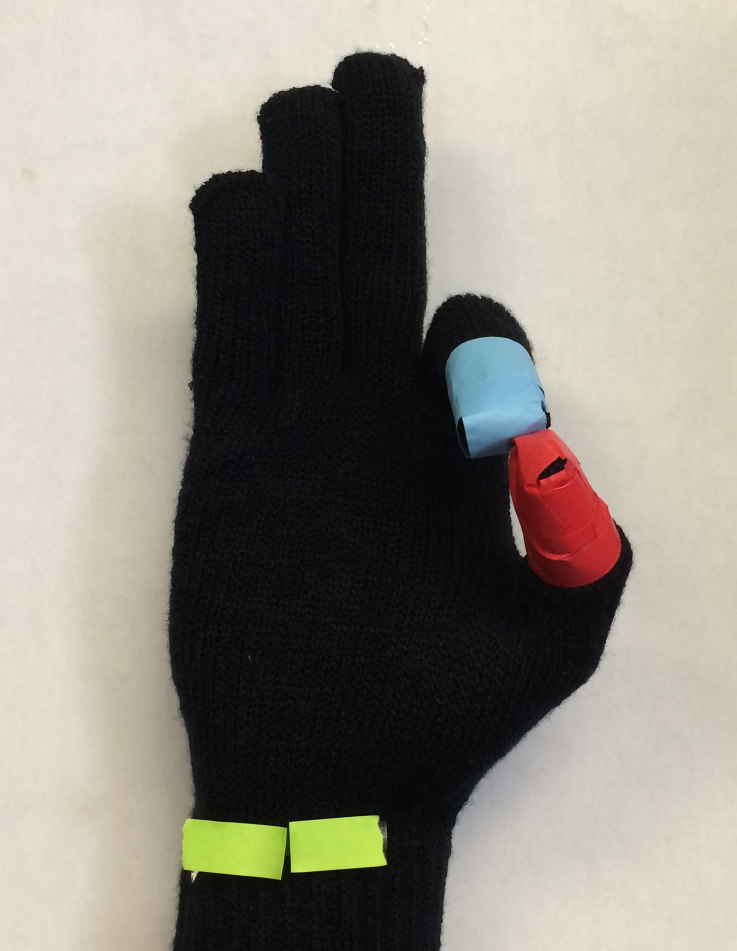
%> input picture F.JPG, 1473 x 1902 px (shown at 1/2 size)
$ octave w_fingertgther.m   (GNU Octave 9; MATLAB toolbox functions it lacks are replaced by stand-ins)
%> lines starting %> are read from the running program, lines starting %| are printed output that depends on the picture
ima = 'F.jpg';
background = 'back.jpg';
im = double(imread(ima));
% flip it up if the image is lying on the ground
im = im(:,:,3);
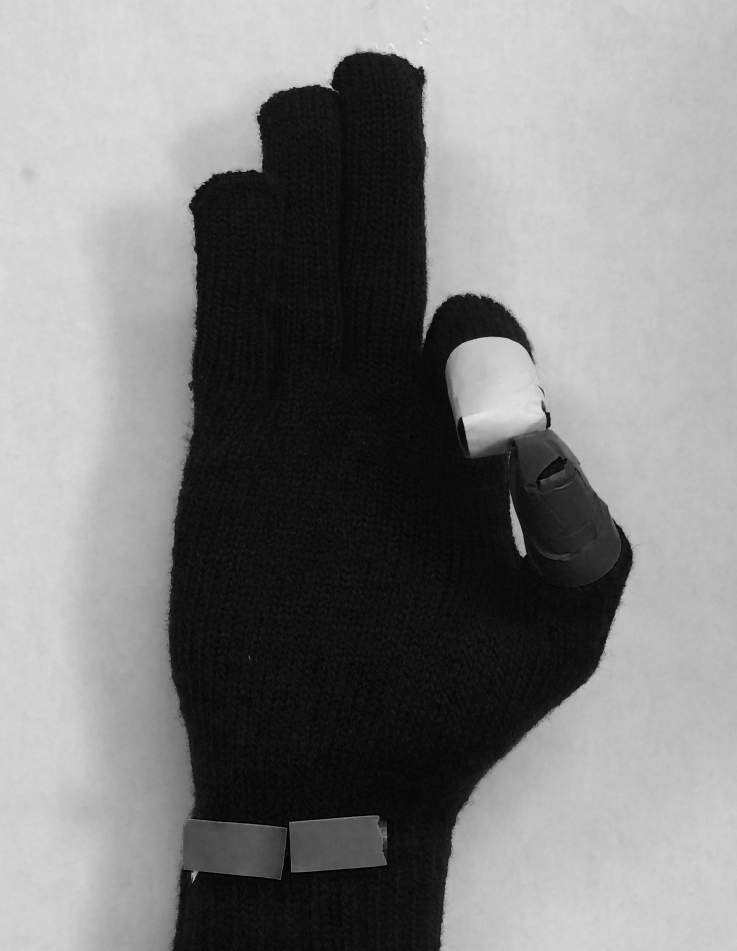
%> im: size 1902x1473 double (shown at 1/2 size); min 0, max 243, mean 127.2
ims = imresize(im,0.1);
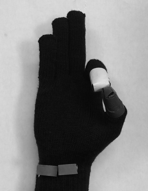
%> ims: size 191x148 double; min 5.03, max 223.6, mean 127.2
[row,col] = size(ims);
%> row = 191; col = 148
if (col>row)
    ims = ims';
    ims = fliplr(ims);
    [row,col] = size(ims);
end
%> (the run ends here)

$ run again, with D.JPG copied over F.JPG
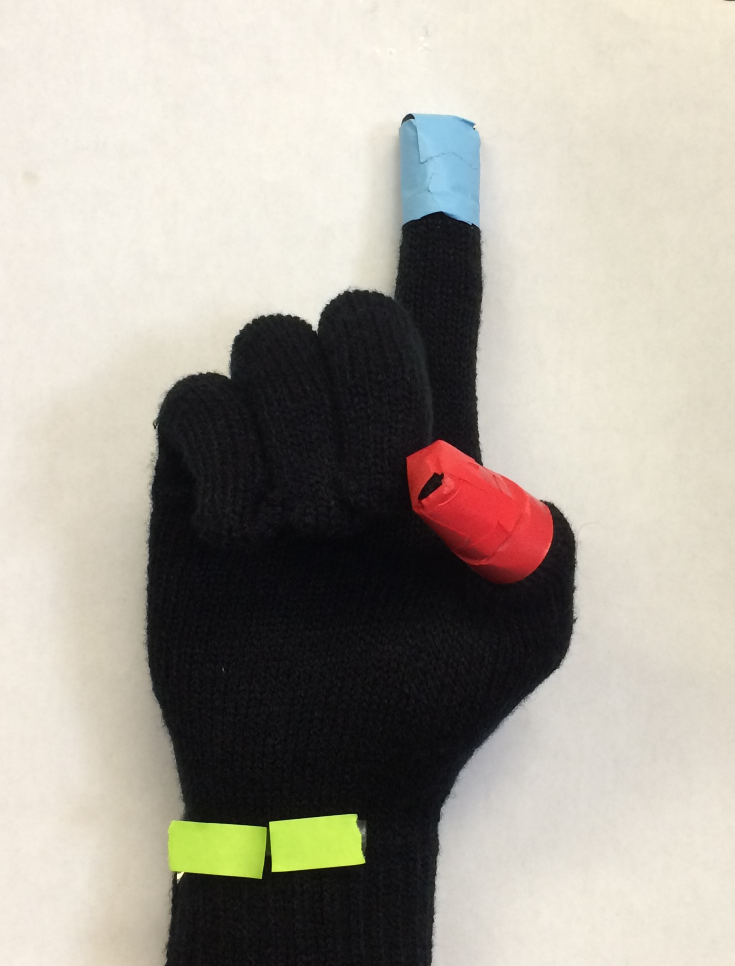
%> input picture D.JPG, 1470 x 1931 px (shown at 1/2 size)
%> `im = im(:,:,3);`:
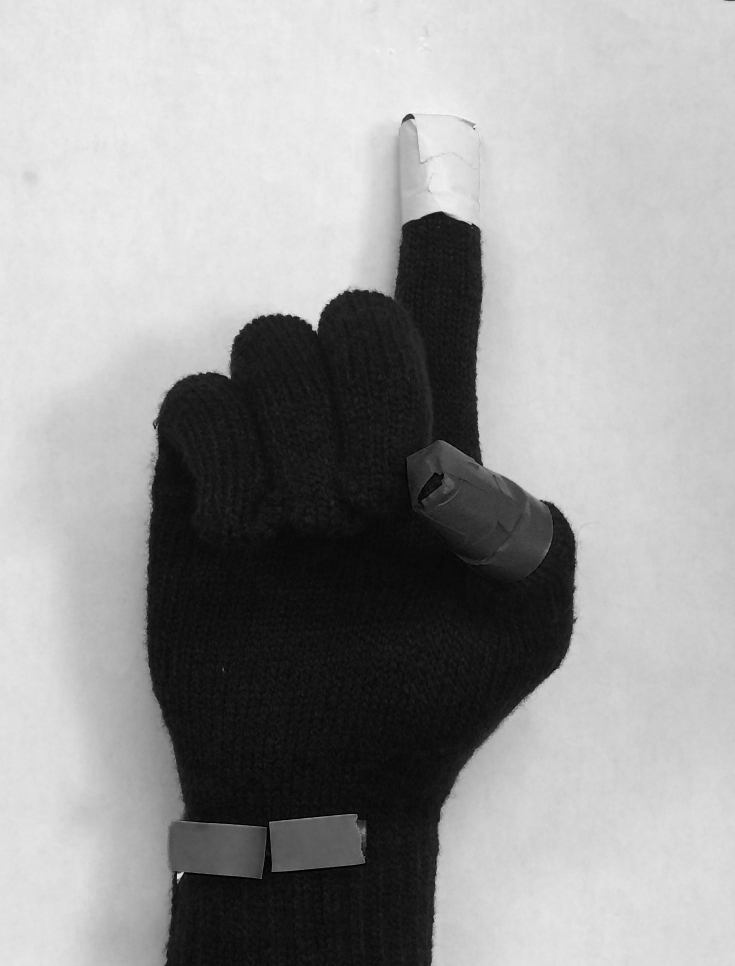
%> im: size 1931x1470 double (shown at 1/2 size); min 0, max 253, mean 153.7
%> `ims = imresize(im,0.1);`:
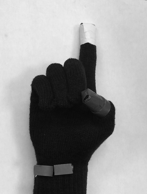
%> ims: size 194x147 double; min 4.12, max 239.2, mean 153.7

$ run again, with A.JPG copied over F.JPG
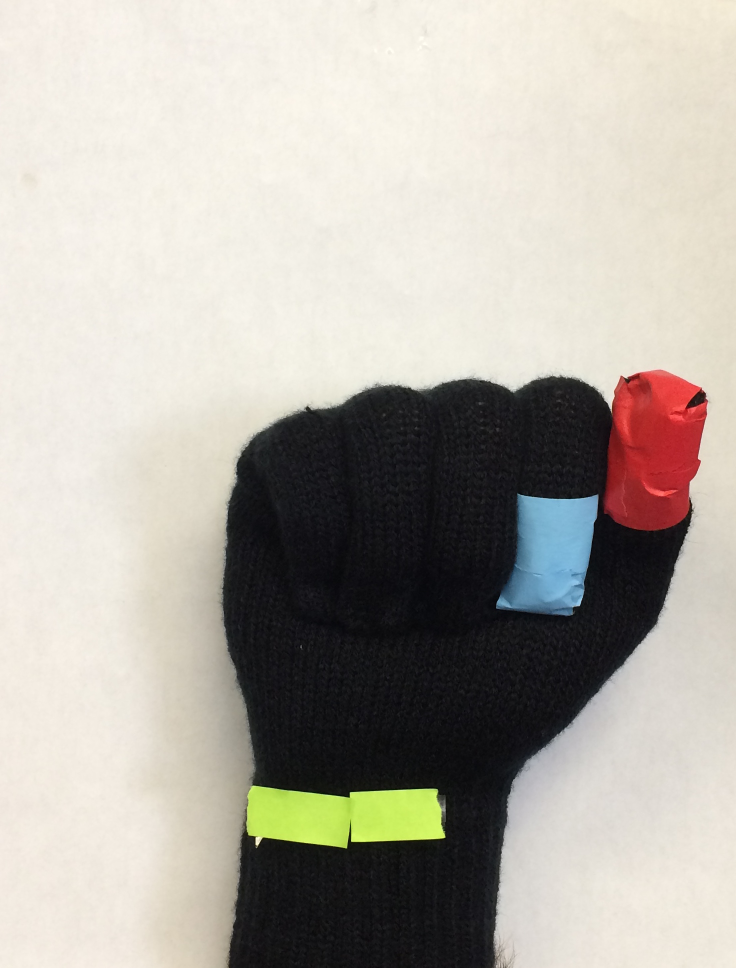
%> input picture A.JPG, 1472 x 1935 px (shown at 1/2 size)
%> `im = im(:,:,3);`:
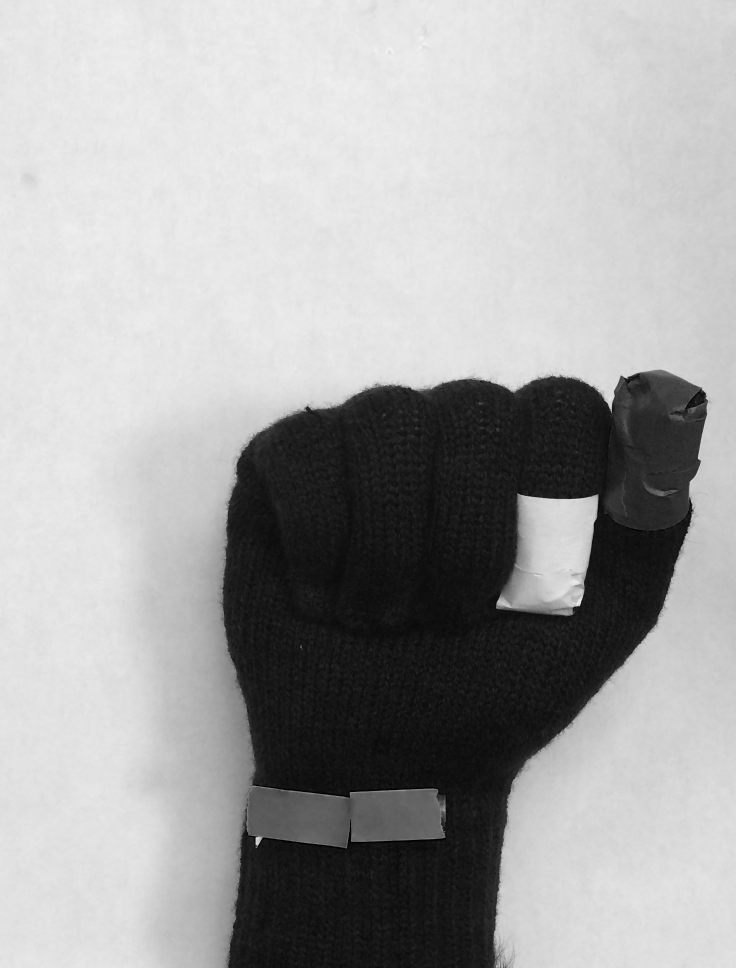
%> im: size 1935x1472 double (shown at 1/2 size); min 0, max 244, mean 164.8
%> `ims = imresize(im,0.1);`:
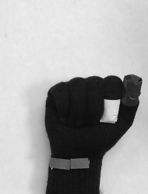
%> ims: size 194x148 double; min 10.85, max 237.3, mean 164.8
